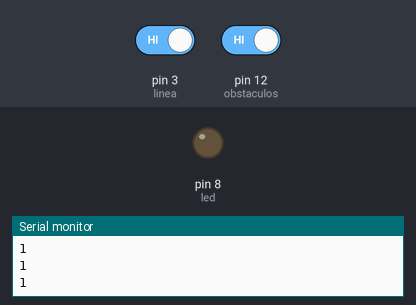
Simulated run of this sketch. Board: Arduino Uno, built with avr-gcc and run on an emulated ATmega328P. Parts: output pins drawn as LEDs (lit = HIGH), the last lines printed to the serial monitor. The inputs (shaded band) are chosen by the test bench; at power-on: pin 3 (linea) HIGH, pin 12 (obstaculos) HIGH.

Above: at 2.8 s.
2.9 s: pin 3 (linea) driven LOW
At 5.1 s:
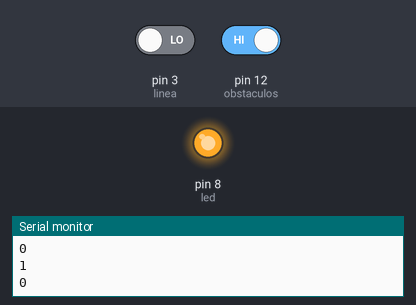
5.5 s: pin 3 (linea) driven HIGH
At 7.4 s:
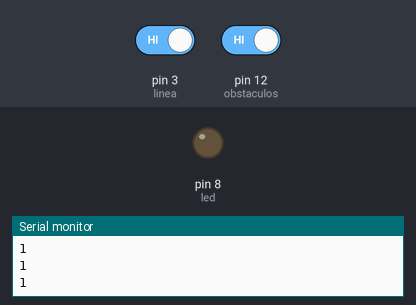
8.5 s: pin 12 (obstaculos) driven LOW
At 10.9 s:
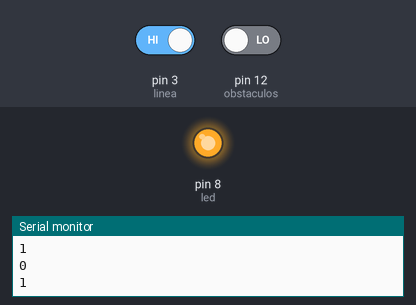
Timing chart, 0 to 12.4 s (numbered marks = the images above; inputs shaded):
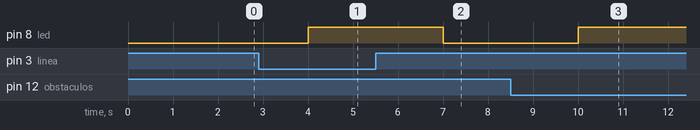

The sketch:

sensor_obstaculos_.ino
```cpp
int obstaculos=12;
int led=8;
int valor;
int linea=3;
int valor2;


void setup() {
pinMode(obstaculos,INPUT);
pinMode(linea,INPUT);
pinMode(led,OUTPUT);
Serial.begin(9600);

}

void loop() {
valor=digitalRead(obstaculos);
valor2=digitalRead(linea);
Serial.println(valor);
Serial.println(valor2);
delay(1000);
if (valor==0||valor2==0){
  digitalWrite(led,1);
}else
  digitalWrite(led,0);

}
```

Measured:
- after the input at 2.9 s, pin 8 (led): LOW → HIGH after 1.1 s
- after the input at 5.5 s, pin 8 (led): HIGH → LOW after 1.5 s
- after the input at 8.5 s, pin 8 (led): LOW → HIGH after 1.5 s
